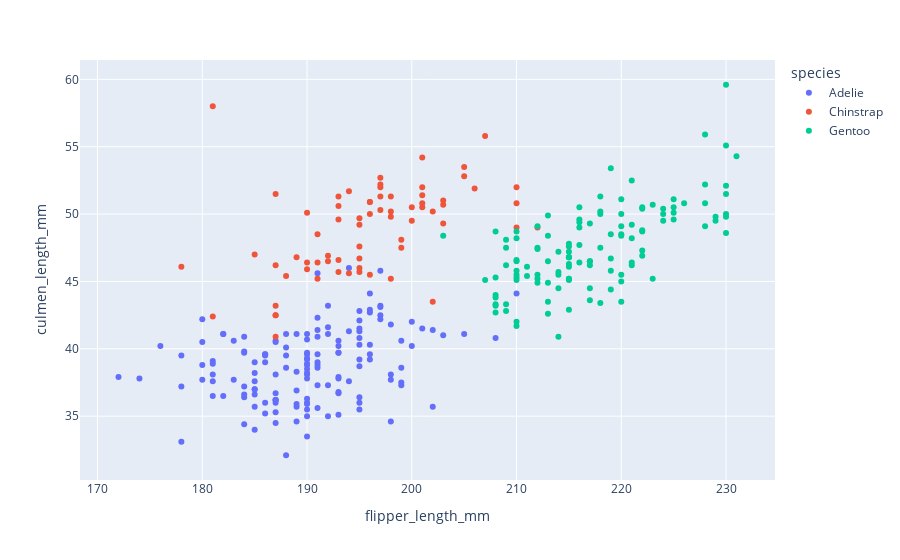

Here is the notebook cell this chart was saved with:
### Code cell
import pandas as pd
import matplotlib.pyplot as plt

df = pd.read_csv("../../../data/penguins.csv")
df

df = df.dropna()
df

plt.style.use("seaborn-v0_8-whitegrid")

df.plot.scatter(
    x="flipper_length_mm",
    y="culmen_length_mm",
    c="body_mass_g",
)

import plotly.express as px

fig = px.scatter(
    df,
    x="flipper_length_mm",
    y="culmen_length_mm",
    color="species"
)

fig.show()

### Figure 1 — Plotly figure (JSON) as saved in the notebook; plotly's stock layout.template omitted (floating-point values rounded to 4 significant figures; data arrays with more than 128 entries replaced by an {"elided": "..."} marker saying what was removed)
{"data": [{"hovertemplate": "species=Adelie<br>flipper_length_mm=%{x}<br>culmen_length_mm=%{y}<extra></extra>", "legendgroup": "Adelie", "marker": {"color": "#636efa", "symbol": "circle"}, "mode": "markers", "name": "Adelie", "orientation": "v", "showlegend": true, "x": {"elided": "146 int values"}, "xaxis": "x", "y": {"elided": "146 float values"}, "yaxis": "y", "type": "scatter"}, {"hovertemplate": "species=Chinstrap<br>flipper_length_mm=%{x}<br>culmen_length_mm=%{y}<extra></extra>", "legendgroup": "Chinstrap", "marker": {"color": "#EF553B", "symbol": "circle"}, "mode": "markers", "name": "Chinstrap", "orientation": "v", "showlegend": true, "x": [192, 196, 193, 188, 197, 198, 178, 197, 195, 198, 193, 194, 185, 201, 190, 201, 197, 181, 190, 195, 181, 191, 187, 193, 195, 197, 200, 200, 191, 205, 187, 201, 187, 203, 195, 199, 195, 210, 192, 205, 210, 187, 196, 196, 196, 201, 190, 212, 187, 198, 199, 201, 193, 203, 187, 197, 191, 203, 202, 194, 206, 189, 195, 207, 202, 193, 210, 198], "xaxis": "x", "y": [46.5, 50, 51.3, 45.4, 52.7, 45.2, 46.1, 51.3, 46, 51.3, 46.6, 51.7, 47, 52, 45.9, 50.5, 50.3, 58, 46.4, 49.2, 42.4, 48.5, 43.2, 50.6, 46.7, 52, 50.5, 49.5, 46.4, 52.8, 40.9, 54.2, 42.5, 51, 49.7, 47.5, 47.6, 52, 46.9, 53.5, 49, 46.2, 50.9, 45.5, 50.9, 50.8, 50.1, 49, 51.5, 49.8, 48.1, 51.4, 45.7, 50.7, 42.5, 52.2, 45.2, 49.3, 50.2, 45.6, 51.9, 46.8, 45.7, 55.8, 43.5, 49.6, 50.8, 50.2], "yaxis": "y", "type": "scatter"}, {"hovertemplate": "species=Gentoo<br>flipper_length_mm=%{x}<br>culmen_length_mm=%{y}<extra></extra>", "legendgroup": "Gentoo", "marker": {"color": "#00cc96", "symbol": "circle"}, "mode": "markers", "name": "Gentoo", "orientation": "v", "showlegend": true, "x": [211, 230, 210, 218, 215, 210, 211, 219, 209, 215, 214, 216, 214, 213, 210, 217, 210, 221, 209, 222, 218, 215, 213, 215, 215, 215, 215, 210, 220, 222, 209, 207, 230, 220, 220, 213, 219, 208, 208, 208, 225, 210, 216, 222, 217, 210, 225, 213, 215, 210, 220, 210, 225, 217, 220, 208, 220, 208, 224, 208, 221, 214, 231, 219, 230, 229, 220, 223, 216, 221, 221, 217, 216, 230, 209, 220, 215, 223, 212, 221, 212, 224, 212, 228, 218, 218, 212, 230, 218, 228, 212, 224, 214, 226, 216, 222, 203, 225, 219, 228, 215, 228, 215, 210, 219, 208, 209, 216, 229, 213, 230, 217, 230, 217, 222, 214, 215, 222, 212, 213], "xaxis": "x", "y": [46.1, 50, 48.7, 50, 47.6, 46.5, 45.4, 46.7, 43.3, 46.8, 40.9, 49, 45.5, 48.4, 45.8, 49.3, 42, 49.2, 46.2, 48.7, 50.2, 45.1, 46.5, 46.3, 42.9, 46.1, 47.8, 48.2, 50, 47.3, 42.8, 45.1, 59.6, 49.1, 48.4, 42.6, 44.4, 44, 48.7, 42.7, 49.6, 45.3, 49.6, 50.5, 43.6, 45.5, 50.5, 44.9, 45.2, 46.6, 48.5, 45.1, 50.1, 46.5, 45, 43.8, 45.5, 43.2, 50.4, 45.3, 46.2, 45.7, 54.3, 45.8, 49.8, 49.5, 43.5, 50.7, 47.7, 46.4, 48.2, 46.5, 46.4, 48.6, 47.5, 51.1, 45.2, 45.2, 49.1, 52.5, 47.4, 50, 44.9, 50.8, 43.4, 51.3, 47.5, 52.1, 47.5, 52.2, 45.5, 49.5, 44.5, 50.8, 49.4, 46.9, 48.4, 51.1, 48.5, 55.9, 47.2, 49.1, 46.8, 41.7, 53.4, 43.3, 48.1, 50.5, 49.8, 43.5, 51.5, 46.2, 55.1, 44.5, 48.8, 47.2, 46.8, 50.4, 45.2, 49.9], "yaxis": "y", "type": "scatter"}], "layout": {"xaxis": {"anchor": "y", "domain": [0, 1], "title": {"text": "flipper_length_mm"}}, "yaxis": {"anchor": "x", "domain": [0, 1], "title": {"text": "culmen_length_mm"}}, "legend": {"title": {"text": "species"}, "tracegroupgap": 0}, "margin": {"t": 60}}}
